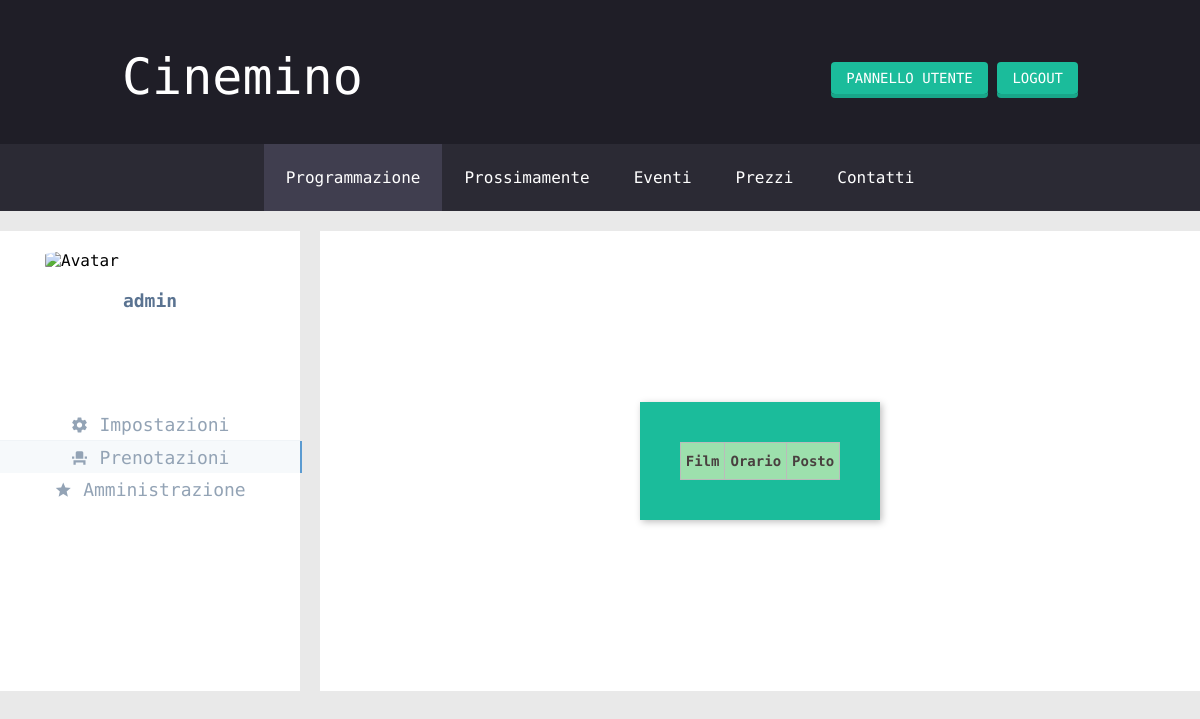
Before: /user/reservs.php (signed in) with the older database file.
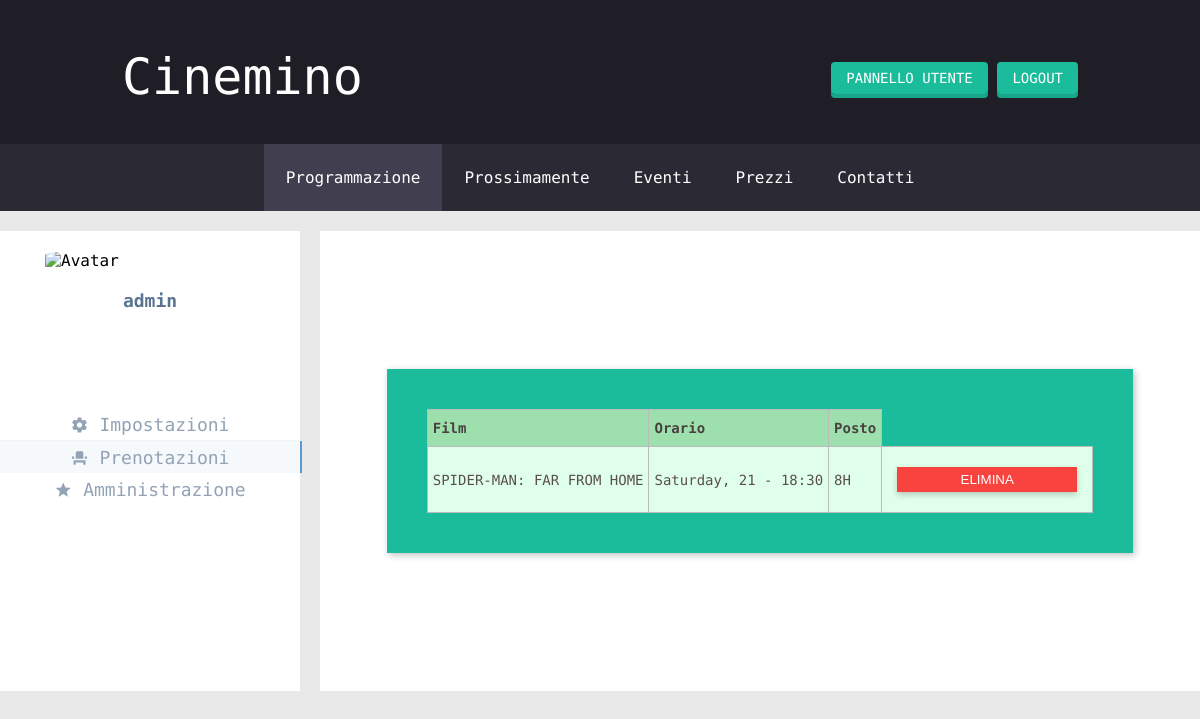
After: the same page with the newer database file.
### tables this page shows
CREATE TABLE `reservations` (
  `id` int(11) NOT NULL AUTO_INCREMENT,
  `user_id` int(11) NOT NULL,
  `screening_id` int(11) NOT NULL,
  `seat` varchar(10) NOT NULL,
  PRIMARY KEY (`id`)
);

CREATE TABLE `movies` (
  `id` int(64) NOT NULL AUTO_INCREMENT,
  `title` varchar(256) NOT NULL,
  `genre` varchar(256) DEFAULT NULL,
  `cast` varchar(1024) DEFAULT NULL,
  `director` varchar(256) DEFAULT NULL,
  `description` text,
  `duration` int(11) DEFAULT NULL,
  `cover` varchar(256) DEFAULT NULL,
  `onair` tinyint(1) NOT NULL,
  PRIMARY KEY (`id`)
);

CREATE TABLE `screenings` (
  `id` int(11) NOT NULL AUTO_INCREMENT,
  `movie_id` int(11) NOT NULL,
  `sala_id` int(11) NOT NULL,
  `screening_start` datetime DEFAULT NULL,
  `nReservations` int(11) NOT NULL DEFAULT '0',
  PRIMARY KEY (`id`),
  UNIQUE KEY `Screening_ak_1` (`movie_id`,`sala_id`,`screening_start`)
);

### php/utils/functions.php (called while the page is built, shortened)
<?php
    function isLogged()
    {
		if(isset($_SESSION['id']))
			return $_SESSION['id'];
		else
			return false;
    }
?>

### php/reservs_editor.php (called while the page is built, shortened)
<?php
    require_once UTILS.'DbManager.php';
    require_once UTILS.'functions.php';
    require_once UTILS.'queries.php';
    $user = $_SESSION['id'];
    $active_reservs = find_active_reservs($user);
?>

### php/utils/DbManager.php (called while the page is built, shortened)
<?php
require_once 'dbConfig.php';
$cineDb = new CineDbManager();
class CineDbManager {
	private $conn = null;
	function openConnection() {
		if (!$this->isOpened()){
			global $dbHostname;
			global $dbUsername;
			global $dbPassword;
			global $dbName;
			$this->conn = new mysqli($dbHostname, $dbUsername, $dbPassword);
			$this->conn->select_db($dbName) or
				die ('Can\'t use pweb: ' . mysqli_error());
		}
	}
	function isOpened() {
		   return ($this->conn != null);
	}
	function performQuery($queryText) {
		if($stmt = $this->conn->prepare($queryText))  {
			$stmt->execute();
			$result = $stmt->get_result();
			return $result;
		}
		else {
			return 0;
		}
	}
}
?>

### php/utils/DbConfig.php (called while the page is built)
<?php
	$dbHostname	= "localhost";
	$dbUsername	= "root";
	$dbPassword = "";
	$dbName 	= "cinemaker";
?>

### php/utils/queries.php (called while the page is built, shortened)
<?php
    require_once 'DbManager.php';
    require_once 'functions.php';
    function get_movie($id) {
        global $cineDb;
        $query = "  SELECT *
                    FROM movies
                    WHERE id = $id";
        $result = $cineDb->performQuery($query);
        return $result;
    }
    function get_screening($id) {
        global $cineDb;
        $query = "  SELECT *
                    FROM screenings
                    WHERE id = $id";
        $result = $cineDb->performQuery($query);
        return $result;
    }
    function find_active_reservs($id) {
        global $cineDb;
        $query = "  SELECT R.id, R.user_id, R.screening_id, R.seat
                    FROM reservations R
                        INNER JOIN
                        screenings S
                        ON R.screening_id = S.id
                    WHERE R.user_id = $id
                    AND S.screening_start > current_date()";
        $result = $cineDb->performQuery($query);
        return $result;
    }
?>

### user/reservs.php (the view, shortened to what this page needs)
<?php
    require_once UTILS.'functions.php';
    require_once UTILS.'queries.php';
    require_once '/../php/reservs_editor.php';
?>
<!DOCTYPE html>
<html lang="it">
<head>
    <link rel="stylesheet" href="../css/main.css">
    <link rel="stylesheet" href="../css/navbar.css">
    <link rel="stylesheet" href="../css/profile.css">
    <link rel="stylesheet" href="../css/form.css">
    <link rel="stylesheet" href="../css/table.css">
</head>
<body>
    <?php
        include_once '/../php/navbar.php';
        if (!isLogged()) {
            echo '<div class="form-panel wide">';
            echo '<div class="error">Accesso riservato agli utenti registrati</div>';
            echo '</div>';
        }
        else {
    ?>
    <div class="container-main">
        <div class="container-profile">
            <?php include 'sidebar.php'; ?>
            <div class="main-profile">
                <div class="form-container">
                    <div class="form-panel">
                        <table>
                            <tr>
                                <th>Film</th>
                                <th>Orario</th>
                                <th>Posto</th>
                            </tr>
                    <?php
                        while ($row = $active_reservs->fetch_assoc()) {
                            $screening = get_screening($row['screening_id'])->fetch_assoc();
                            $datetime = date('l, j - H:i', strtotime($screening['screening_start']));
                            $movie = get_movie($screening['movie_id'])->fetch_assoc();
                    ?>
                            <tr>
                                <td><?php echo $movie['title'] ?></td>
                                <td><?php echo $datetime ?></td>
                                <td><?php echo $row['seat'] ?></td>
                                <td>
                                    <form   method="post">
                                        <button type="submit" name="delete">ELIMINA</button>
                                    </form>
                                </td>
                            </tr>
                    <?php
                        }
                    ?>
                        </table>
                    </div>
                </div>
            </div>
        </div>
    </div>
        <?php } ?>
</body>
</html>

Changed rows visible on the page:
added reservations: movies.title "SPIDER-MAN: FAR FROM HOME", screening.screening_start "Saturday, 21 - 18:30", seat "8H"
